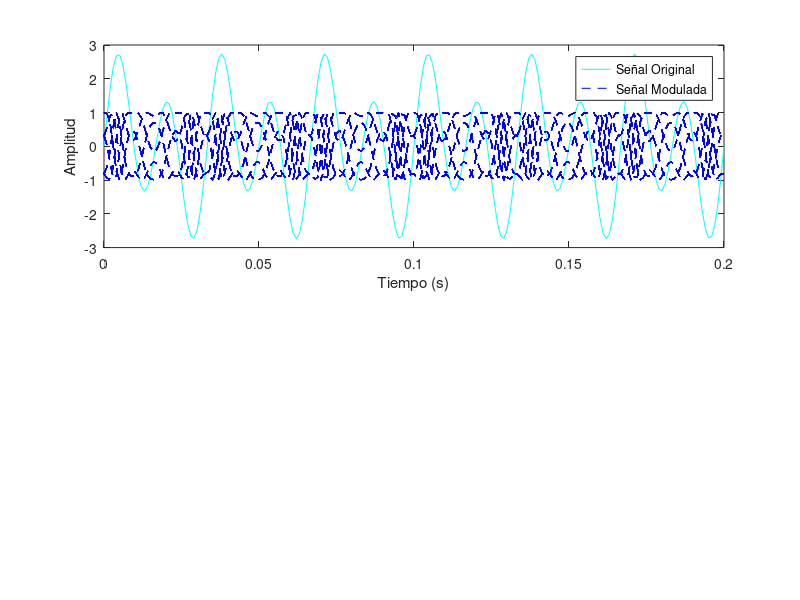

The MATLAB source for this figure: (Note: this script raises an error after producing the figure.)
% Frecuency modulation

% Frecuencia de muestreo 1kHz
% Frecuencia de la portadora 200 Hz. 
% Duracion de 0.2 s.
% Frecuencia de desviación
% Signal noise ratio

fs = 1000; 
fc = 200;  
t = (0:1/fs:0.2)';
fDev = 50;
snr = 10e-1;

% Cramos dos tonos con frecuencias de 30 y 60 Hz.
x = sin(2*pi*30*t)+2*sin(2*pi*60*t);

% Modulacion señal x
y = fmmod(x,fc,fs, fDev);

subplot(2,1,1)
plot(t,x,'c',t,y,'b--')
xlabel('Tiempo (s)')
ylabel('Amplitud')
legend('Señal Original','Señal Modulada')

% Ruido Blanco Gaussiano
yn = awgn(y,snr,'measured');

% Demodulacion señal y
z = fmdemod(yn,fc,fs,fDev);

subplot(2,1,2)
plot(t,x,'c',t,z,'b--');
xlabel('Tiempo (s)')
ylabel('Amplitud')
legend('Señal Original','Señal Demodulada')